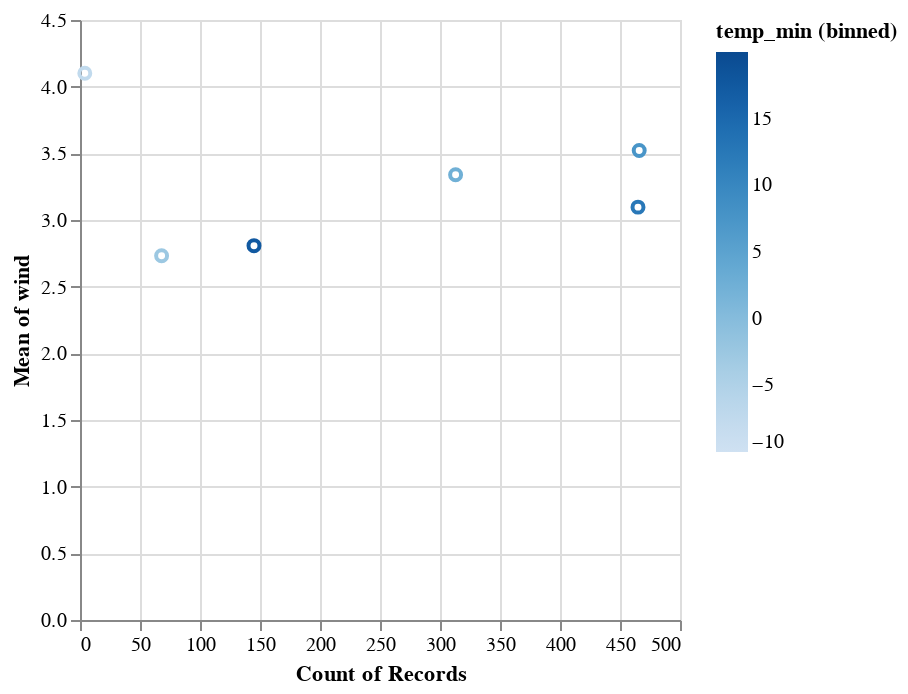
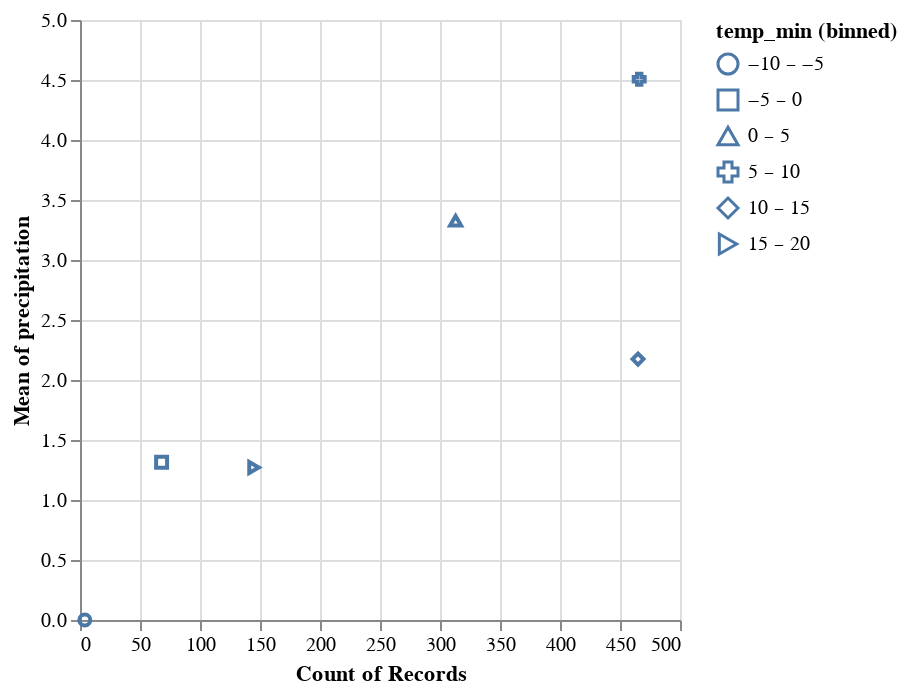
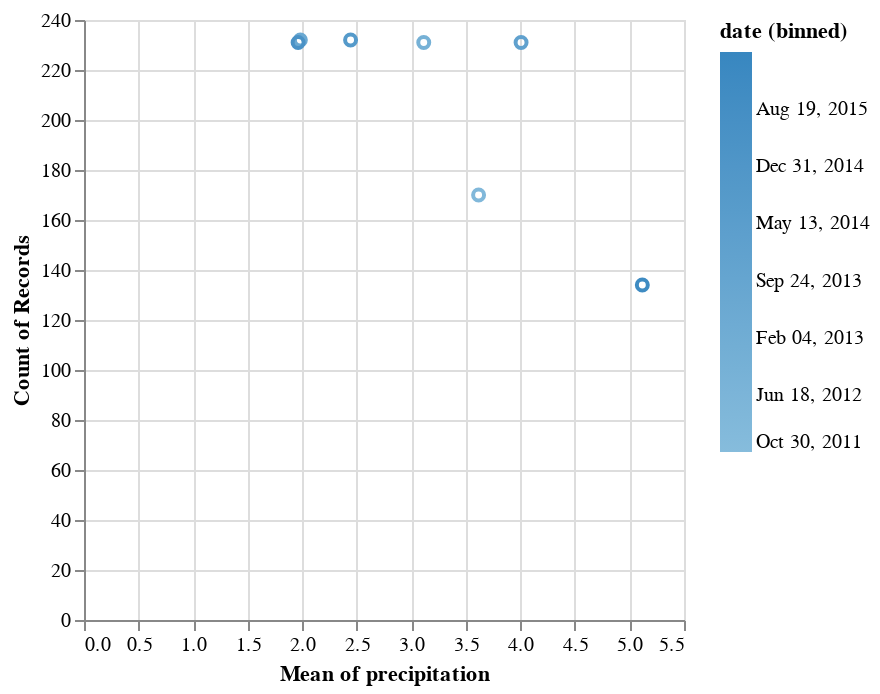
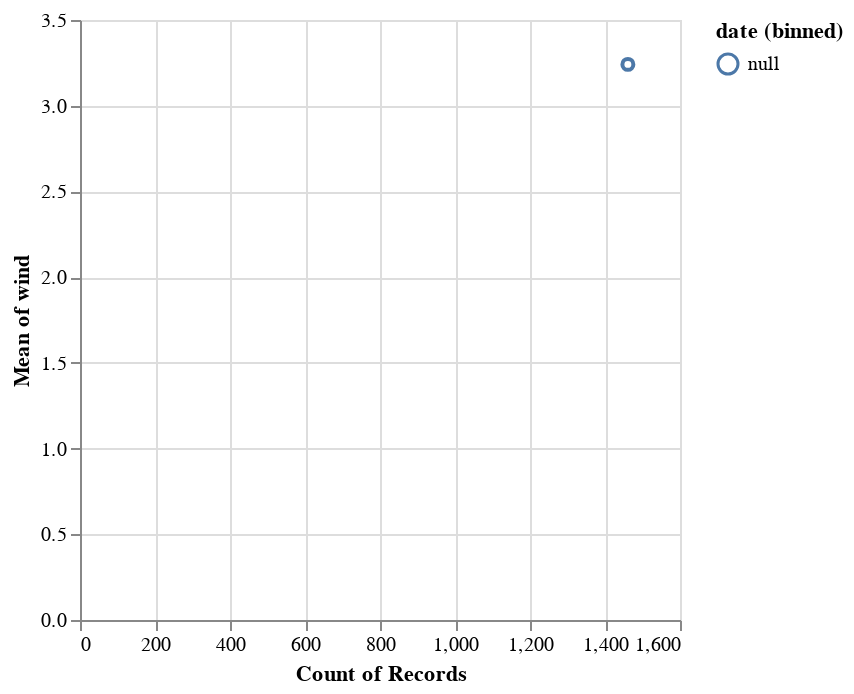

Notebook source saved alongside these figures, in order:
### Code cell
recommendations = rec_from_generated_spec(
    marks=["point", "bar", "line", "rect"],
    fields=["temp_min", "date"],
    encoding_channels=["color", "shape", "size"],
    draco=d,
)

### Figure 1 — Vega-Lite specification as saved in the notebook (floating-point values rounded to 4 significant figures; data arrays with more than 128 entries replaced by an {"elided": "..."} marker saying what was removed)
{"config": {"view": {"continuousWidth": 300, "continuousHeight": 300}}, "data": {"name": "data-6881b3c76720a51ecae2e2fb5659aff4"}, "mark": {"type": "point"}, "encoding": {"color": {"bin": {"maxbins": 10}, "field": "temp_min", "scale": {"type": "linear"}, "type": "quantitative"}, "x": {"aggregate": "count", "scale": {"type": "linear", "zero": true}}, "y": {"aggregate": "mean", "field": "wind", "scale": {"type": "linear", "zero": true}, "type": "quantitative"}}, "$schema": "https://vega.github.io/schema/vega-lite/v5.20.1.json", "datasets": {"data-6881b3c76720a51ecae2e2fb5659aff4": {"elided": "1461 records"}}}

### Figure 2 — Vega-Lite specification as saved in the notebook (floating-point values rounded to 4 significant figures; data arrays with more than 128 entries replaced by an {"elided": "..."} marker saying what was removed)
{"config": {"view": {"continuousWidth": 300, "continuousHeight": 300}}, "data": {"name": "data-6881b3c76720a51ecae2e2fb5659aff4"}, "mark": {"type": "point"}, "encoding": {"shape": {"bin": {"maxbins": 10}, "field": "temp_min", "type": "ordinal"}, "x": {"aggregate": "count", "scale": {"type": "linear", "zero": true}}, "y": {"aggregate": "mean", "field": "precipitation", "scale": {"type": "linear", "zero": true}, "type": "quantitative"}}, "$schema": "https://vega.github.io/schema/vega-lite/v5.20.1.json", "datasets": {"data-6881b3c76720a51ecae2e2fb5659aff4": {"elided": "1461 records"}}}

### Figure 3 — Vega-Lite specification as saved in the notebook (floating-point values rounded to 4 significant figures; data arrays with more than 128 entries replaced by an {"elided": "..."} marker saying what was removed)
{"config": {"view": {"continuousWidth": 300, "continuousHeight": 300}}, "data": {"name": "data-6881b3c76720a51ecae2e2fb5659aff4"}, "mark": {"type": "point"}, "encoding": {"color": {"bin": {"maxbins": 10}, "field": "date", "scale": {"type": "linear"}, "type": "temporal"}, "x": {"aggregate": "mean", "field": "precipitation", "scale": {"type": "linear", "zero": true}, "type": "quantitative"}, "y": {"aggregate": "count", "scale": {"type": "linear", "zero": true}}}, "$schema": "https://vega.github.io/schema/vega-lite/v5.20.1.json", "datasets": {"data-6881b3c76720a51ecae2e2fb5659aff4": {"elided": "1461 records"}}}

### Figure 4 — Vega-Lite specification as saved in the notebook (floating-point values rounded to 4 significant figures; data arrays with more than 128 entries replaced by an {"elided": "..."} marker saying what was removed)
{"config": {"view": {"continuousWidth": 300, "continuousHeight": 300}}, "data": {"name": "data-6881b3c76720a51ecae2e2fb5659aff4"}, "mark": {"type": "point"}, "encoding": {"shape": {"bin": {"maxbins": 10}, "field": "date", "type": "ordinal"}, "x": {"aggregate": "count", "scale": {"type": "linear", "zero": true}}, "y": {"aggregate": "mean", "field": "wind", "scale": {"type": "linear", "zero": true}, "type": "quantitative"}}, "$schema": "https://vega.github.io/schema/vega-lite/v5.20.1.json", "datasets": {"data-6881b3c76720a51ecae2e2fb5659aff4": {"elided": "1461 records"}}}
